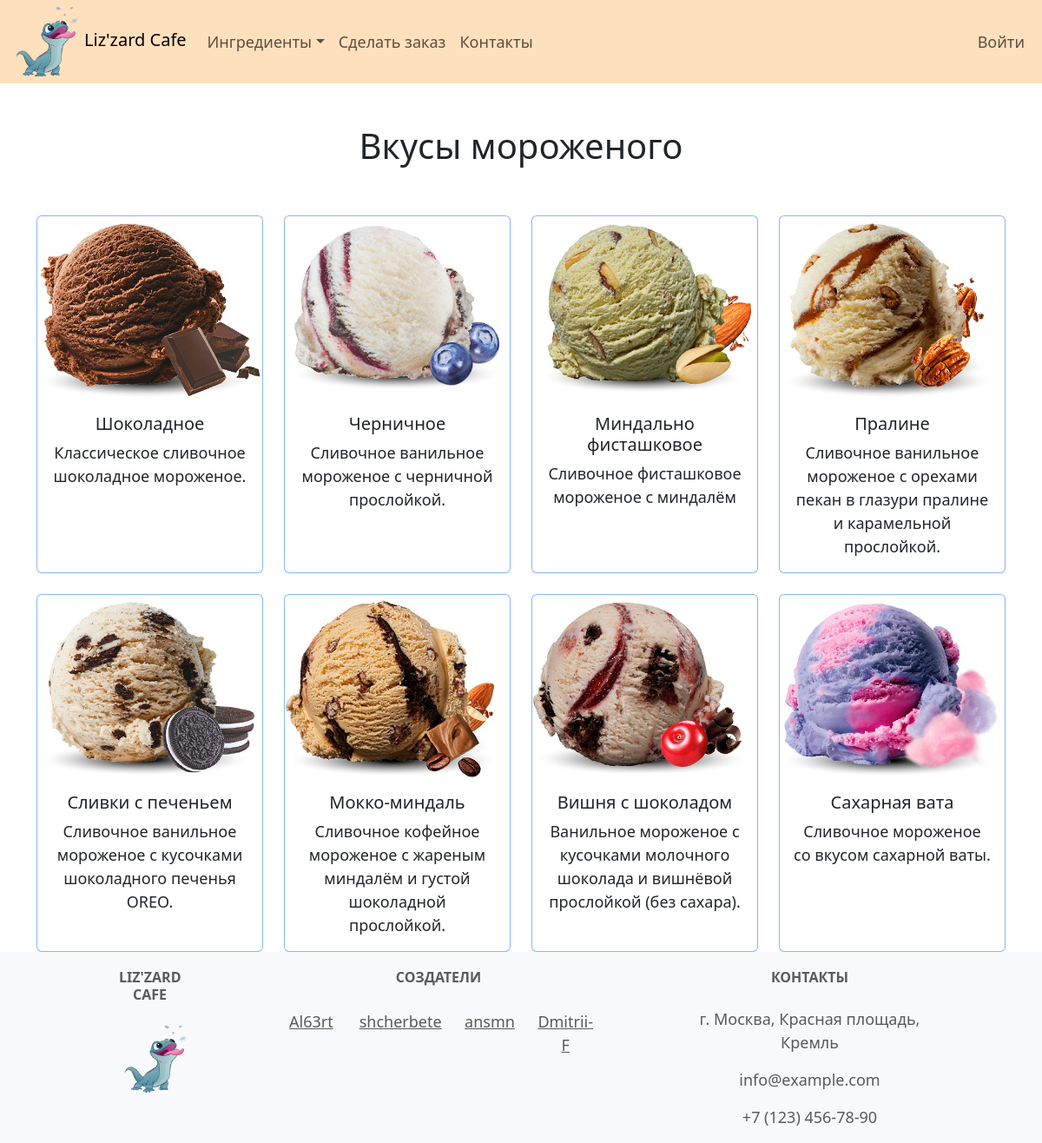
Page /ice_creams/ on the earlier database version.
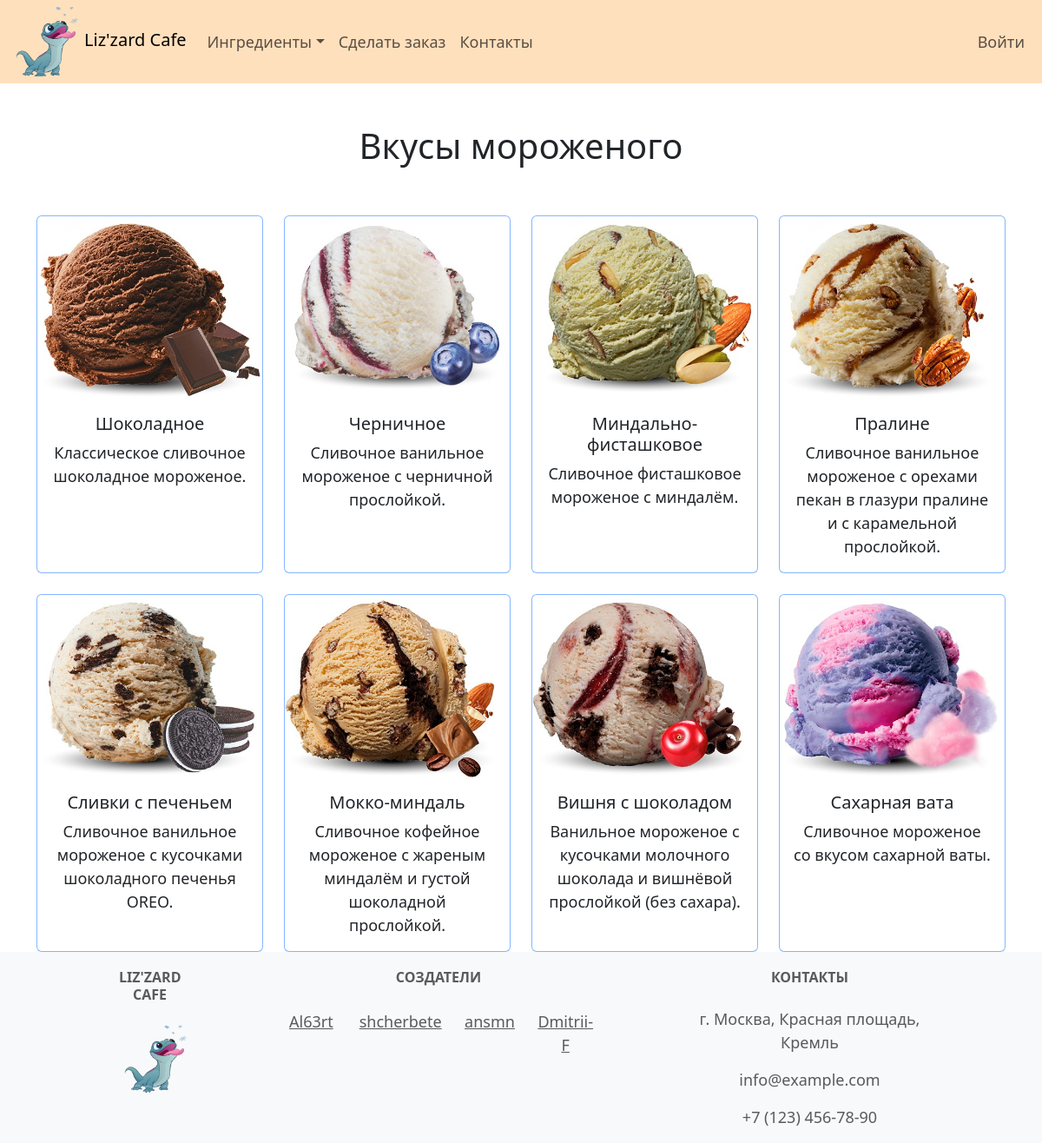
Same page on the later database version.
### icecream_bar/models.py (models this page shows, shortened)
class Flavor(models.Model):
    name = models.CharField(max_length=100)
    description = models.TextField()
    image = models.ImageField(upload_to='Flavor/', blank=True)
    price = models.PositiveIntegerField()

### icecream_bar/views.py (the view)
# urls.py: path('ice_creams/', views.IceCreamsListView.as_view(), name='ice_creams'),
class IceCreamsListView(ListView):
    model = Flavor
    template_name = 'icecream_bar/ice_creams_list.html'
    context_object_name = 'ice_creams_list'

### icecream_bar/templates/icecream_bar/ice_creams_list.html
{% extends 'base/base.html' %}
{% block content %}
    <div class="container text-center">
        <h1>
            <br>
            Вкусы мороженого
            <br>
            <br>
        </h1>
        <div class="row row-cols-1 row-cols-sm-2 row-cols-xl-4 g-4">
            {% for icecream in ice_creams_list %}
                <div class="col">
                    <div class="card border-primary border-opacity-50 h-100 pt-1">
                        <img src="{{ icecream.image.url }}" class="card-img-top">
                        <div class="card-body">
                            <h5 class="card-title">{{ icecream.name }}</h5>
                            <p class="card-text">{{ icecream.description }}</p>
                        </div>
                    </div>
                </div>
                {% empty %}
                <p>Нет мороженого(.</p>
            {% endfor %}
        </div>
    </div>
{% endblock %}

Differences in the rows shown:
changed Flavor: name "Миндально фисташковое" → "Миндально-фисташковое"; description "Сливочное фисташковое мороженое с миндалём" → "Сливочное фисташковое мороженое с миндалём."
changed Flavor "Пралине": description "Сливочное ванильное мороженое с орехами пекан в глазури пралине и карамельной прослойкой." → "Сливочное ванильное мороженое с орехами пекан в глазури пралине и c карамельной прослойкой."
